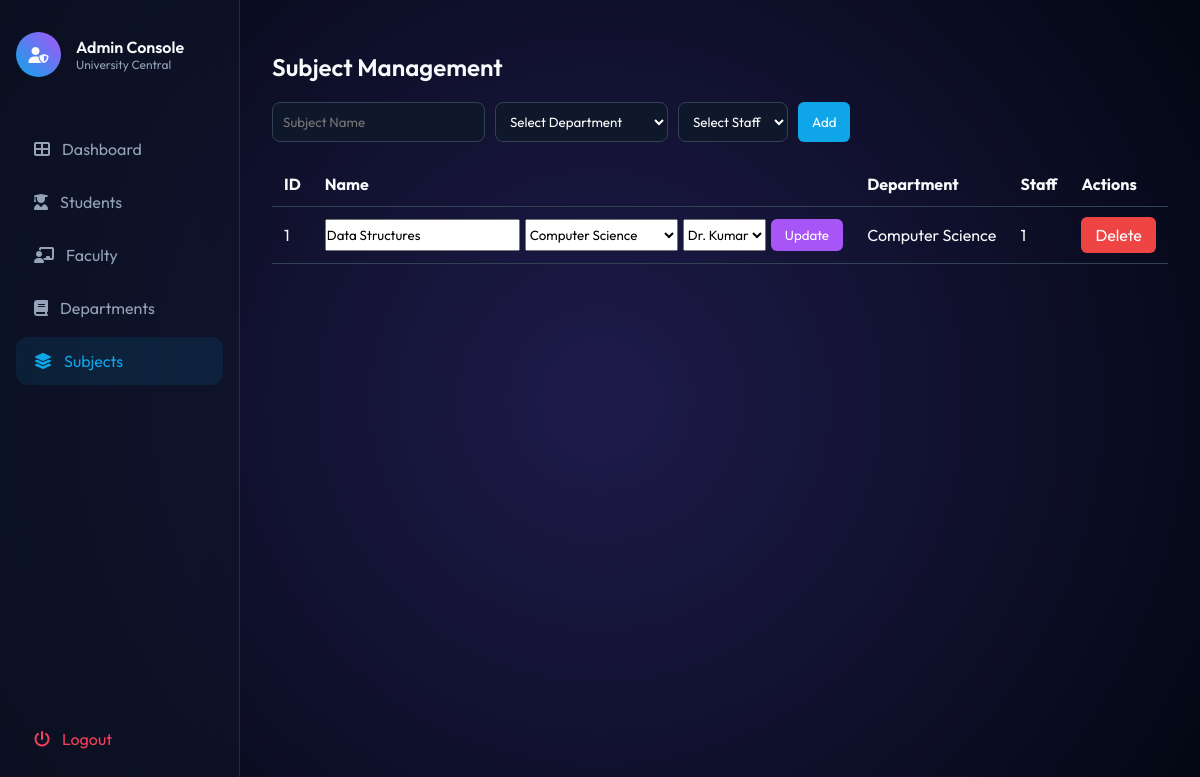
The page /homepage?page=subject on the database its author committed.
### app.py (models this page shows)
class Subject(db.Model):
    subject_id = db.Column(db.Integer, primary_key=True)
    name = db.Column(db.String(100))
    dept_id = db.Column(db.Integer, db.ForeignKey('department.dept_id'))
    staff_id = db.Column(db.Integer, db.ForeignKey('staff.staff_id'))

class Department(db.Model):
    dept_id = db.Column(db.Integer, primary_key=True)
    dept_name = db.Column(db.String(100), nullable=False)
    students = db.relationship("Student", backref="department", lazy=True)
    staffs = db.relationship("Staff", backref="department", lazy=True)
    subjects = db.relationship("Subject", backref="department", lazy=True)

class Staff(db.Model):
    staff_id = db.Column(db.Integer, primary_key=True)
    name = db.Column(db.String(100))
    dept_id = db.Column(db.Integer, db.ForeignKey('department.dept_id'))
    subjects = db.relationship("Subject", backref="staff", lazy=True)

### app.py (the view)
@app.route("/homepage")
def domain():
    page = request.args.get("page")
    if not page:
        page = "dashboard"
    departments = Department.query.all()
    students = Student.query.all()
    staffs = Staff.query.all()
    subjects = Subject.query.all()
    return render_template("index.html",
                           page=page,
                           departments=departments,
                           students=students,
                           staffs=staffs,
                           subjects=subjects)

### templates/index.html (shortened to what this page needs)
<!DOCTYPE html>
<html lang="en">
<head>
    <link rel="stylesheet" href="https://cdnjs.cloudflare.com/ajax/libs/font-awesome/6.5.0/css/all.min.css">
    <link rel="stylesheet" href="{{ url_for('static', filename='index.css') }}">
</head>
<body>
    <aside>
        <div class="user-header">
            <div class="user-avatar"><i class="fas fa-user-shield"></i></div>
            <div>
                <p style="font-weight:600;">Admin Console</p>
                <p style="font-size:12px;color:#94a3b8;">University Central</p>
            </div>
        </div>
        <nav>
            <a href="/homepage" class="nav-link {% if page == 'dashboard' %}active{% endif %}">
                <i class="fas fa-th-large"></i> Dashboard
            </a>
            <a href="/homepage?page=student" class="nav-link {% if page == 'student' %}active{% endif %}">
                <i class="fas fa-user-graduate"></i> Students
            </a>
            <a href="/homepage?page=staff" class="nav-link {% if page == 'staff' %}active{% endif %}">
                <i class="fas fa-chalkboard-teacher"></i> Faculty
            </a>
            <a href="/homepage?page=department" class="nav-link {% if page == 'department' %}active{% endif %}">
                <i class="fas fa-book"></i> Departments
            </a>
            <a href="/homepage?page=subject" class="nav-link {% if page == 'subject' %}active{% endif %}">
                <i class="fas fa-layer-group"></i> Subjects
            </a>
        </nav><a href="/" class="nav-link logout"><i class="fas fa-power-off"></i> Logout</a>
    </aside>
    <main>
        <div class="content">
            {% if page == "subject" %}
            <div class="crud-container">
                <h2 class="section-title">Subject Management</h2>
                <form action="/subject/add" method="POST" class="crud-form">
                    <input type="text" name="name" placeholder="Subject Name" required>
                    <select name="dept_id" required>
                        <option value="">Select Department</option>
                    </select>
                    <select name="staff_id" required>
                        <option value="">Select Staff</option>
                    </select>
                    <button class="btn btn-add">Add</button>
                </form>
                <table class="crud-table">
                    <tr>
                        <th>ID</th>
                        <th>Name</th>
                        <th>Department</th>
                        <th>Staff</th>
                        <th>Actions</th>
                    </tr>
                    {% for sub in subjects %}
                    <tr>
                        <td>{{ sub.subject_id }}</td>
                        <td>
                            <form action="/subject/edit/{{ sub.subject_id }}" method="POST" class="inline-form">
                                <input type="text" name="name" value="{{ sub.name }}" required>
                                <select name="dept_id">
                                    {% for dept in departments %}
                                    <option value="{{ dept.dept_id }}" {% if dept.dept_id==sub.dept_id %}selected{%
                                        endif %}>
                                        {{ dept.dept_name }}
                                    </option>
                                    {% endfor %}
                                </select>
                                <select name="staff_id">
                                    {% for st in staffs %}
                                    <option value="{{ st.staff_id }}" {% if st.staff_id==sub.staff_id %}selected{% endif
                                        %}>
                                        {{ st.name }}
                                    </option>
                                    {% endfor %}
                                </select>
                                <button class="btn btn-edit">Update</button>
                            </form>
                        </td>
                        <td>{{ sub.department.dept_name }}</td>
                        <td>{{ sub.staff_id }}</td>
                        <td>
                            <a href="/subject/delete/{{ sub.subject_id }}" class="btn btn-delete"
                                onclick="return confirm('Delete this subject?')">
                                Delete
                            </a>
                        </td>
                    </tr>
                    {% endfor %}
                </table>
            </div>
            {% endif %}
        </div>
    </main>
</body>
</html>

### static/index.css (style rules this page uses)
:root { --bg: #030712; --glass: rgba(15, 23, 42, 0.6); --neon-blue: #0ea5e9; --neon-purple: #a855f7; --text: #f8fafc; --border: rgba(255, 255, 255, 0.1); }
* { margin: 0; padding: 0; box-sizing: border-box; font-family: 'Outfit', sans-serif; }
body { background: radial-gradient(circle at 50% 50%, #1e1b4b 0%, #030712 100%); color: var(--text); height: 100vh; display: flex; overflow: hidden; }
aside { width: 240px; background: var(--glass); backdrop-filter: blur(20px); border-right: 1px solid var(--border); padding: 2rem 1rem; display: flex; flex-direction: column; }
.user-header { display: flex; align-items: center; gap: 15px; margin-bottom: 3rem; }
.user-avatar { width: 45px; height: 45px; background: linear-gradient(45deg, var(--neon-blue), var(--neon-purple)); border-radius: 50%; display: grid; place-items: center; }
.nav-link { display: flex; align-items: center; gap: 12px; padding: 14px 18px; color: #94a3b8; text-decoration: none; border-radius: 12px; transition: 0.3s; margin-bottom: 5px; }
.nav-link:hover, .nav-link.active { background: rgba(14, 165, 233, 0.1); color: var(--neon-blue); }
.logout { margin-top: auto; color: #f43f5e; }
main { flex: 1; padding: 2rem; overflow-y: auto; }
.crud-container { margin-top: 20px; }
.section-title { margin-bottom: 20px; font-weight: 600; }
.crud-form { display: flex; gap: 10px; margin-bottom: 20px; flex-wrap: wrap; }
.crud-form input, .crud-form select { padding: 10px; border-radius: 8px; border: 1px solid #334155; background: #0f172a; color: white; }
.crud-table { width: 100%; border-collapse: collapse; }
.crud-table th, .crud-table td { padding: 12px; border-bottom: 1px solid #334155; text-align: left; }
.inline-form { display: flex; gap: 5px; flex-wrap: wrap; }
.btn { padding: 8px 14px; border-radius: 6px; border: none; cursor: pointer; text-decoration: none; color: white; }
.btn-add { background: #0ea5e9; }
.btn-edit { background: #a855f7; }
.btn-delete { background: #ef4444; }

### rows shown on the page
Subject: subject_id "1", name "Data Structures", dept_id "Computer Science", staff_id "Dr. Kumar", department.dept_name "Computer Science", staff_id "1"
